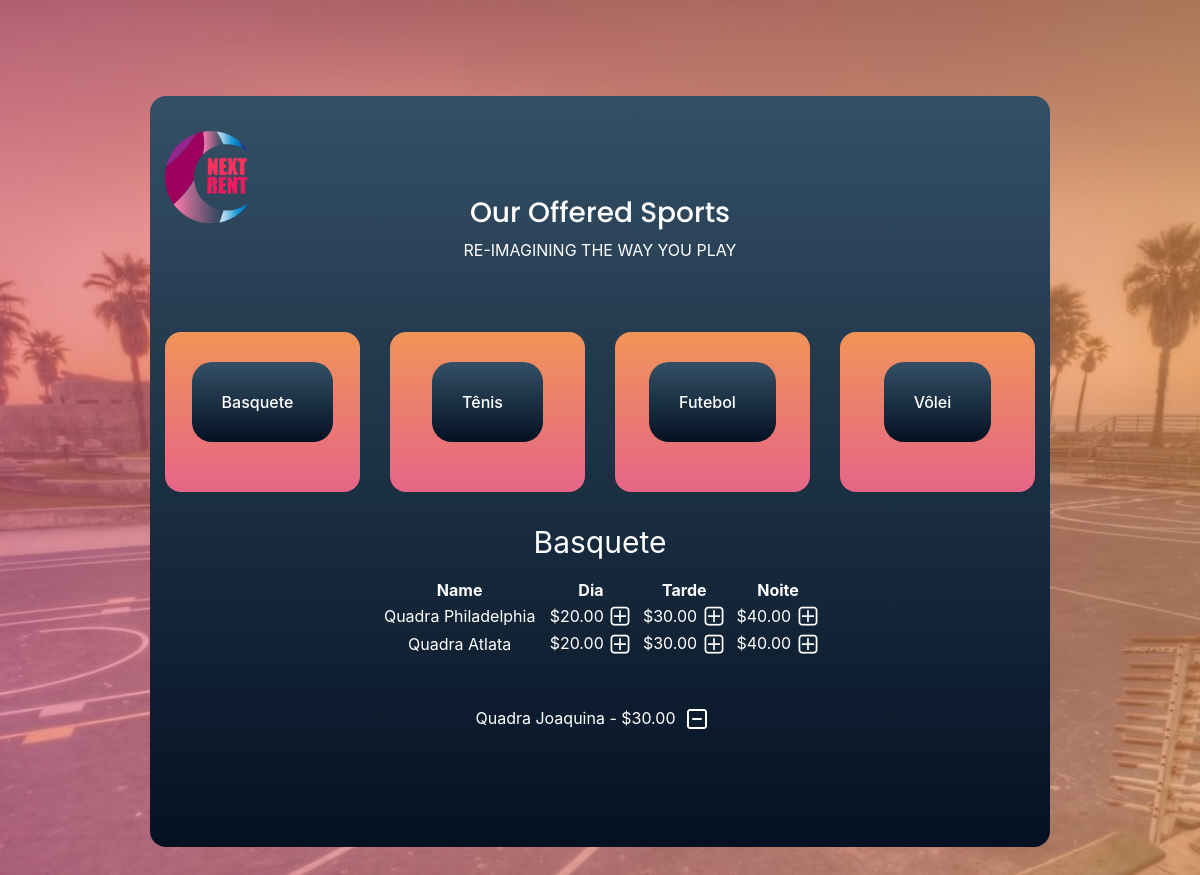
/menu/Basquete (signed in), run on the app's committed database.
### orders/models.py (models this page shows, shortened)
class Category(models.Model):
    name=models.CharField(max_length=64)
    def __str__(self):
        return f"{self.name}"

class Basquete(models.Model):
    name=models.CharField(max_length=64)
    dia=models.DecimalField(max_digits=4,decimal_places=2)
    tarde=models.DecimalField(max_digits=4,decimal_places=2)
    noite=models.DecimalField(max_digits=4,decimal_places=2)

class Order2(models.Model):
    user=models.ForeignKey(User,on_delete=models.CASCADE)
    number=models.IntegerField()
    category=models.CharField(max_length=64,null=True)
    name=models.CharField(max_length=64)
    price=models.DecimalField(max_digits=4,decimal_places=2)
    def __str__(self):
        return f"{self.name} - ${self.price} "

### orders/views.py (the view)
# urls.py: path("menu/<str:category>", views.menu, name="menu"),
def menu(request,category):
    menu,columns=findTable(category)
    order_number=User_order.objects.get(user=request.user,status='initiated').order_number
    context = {
        "user":request.user,
        "Checkout":Order2.objects.filter(user=request.user,number=order_number),
        "Checkout_category":Order2.objects.filter(user=request.user,number=order_number).values_list('category').distinct(),
        "Total":list(Order2.objects.filter(user=request.user,number=order_number).aggregate(Sum('price')).values())[0],
        "Category": Category.objects.all(),
        "Active_category":category,
        "Menu": menu,
        "Columns":columns,
        "Topping_price": 0.00,
        "Order_number":order_number
    }
    return render(request,"menu.html",context)

### orders/views.py (called while the page is built)
def findTable(category):
    if category == "Regular Pizza":
        menu=Regular_pizza.objects.all()
        columns=3
    elif category == "Sicilian Pizza":
        menu=Sicilian_pizza.objects.all()
        columns=3
    elif category == "Toppings":
        menu=Topping.objects.all()
        columns=1
    elif category == "Basquete":
        menu=Basquete.objects.all()
        columns=4
    elif category == "Tênis":
        menu=Tênis.objects.all()
        columns=4
    elif category == "Futebol":
        menu=Futebol.objects.all()
        columns=4
    elif category == "Vôlei":
        menu=Vôlei.objects.all()
        columns=4
    return menu,columns

### orders/templates/menu.html (shortened to what this page needs)
<!DOCTYPE html>
<html lang="zxx" class="no-js">
<head>
		{% load static %}
		<link rel="stylesheet" type="text/css" href="{% static 'styles.css' %}">
		<link rel="stylesheet" href="https://cdn.linearicons.com/free/1.0.0/icon-font.min.css">
		<link rel="stylesheet" type="text/css" href="https://cdn.jsdelivr.net/npm/owlcarousel@1.3.3/owl-carousel/owl.carousel.min.css">
		<link rel="stylesheet" type="text/css" href="https://cdnjs.cloudflare.com/ajax/libs/font-awesome/4.7.0/css/font-awesome.min.css">
		<link rel="stylesheet" type="text/css" href="{% static 'nice-select.css' %}">
		<link rel="stylesheet" type="text/css" href="https://cdn.jsdelivr.net/npm/magnific-popup@1.1.0/dist/magnific-popup.css">
		<link rel="stylesheet" href="https://stackpath.bootstrapcdn.com/bootstrap/4.3.1/css/bootstrap.min.css">
</head>
<body>
    <div class="main-wrapper-first">
        {% if Category %}
            <header>
                <div class="container">
                    <div class="header-wrap">
                        <div class="header-top d-flex justify-content-between align-items-center">
                            <div class="logo">
                                <a href="{% url 'index' %}"><img class="imagem" style="margin-top: 5px;" src="{% static 'logo.png' %}" alt=""></a>
                            </div>
                            <div class="main-menubar d-flex align-items-center">
                            </div>
                        </div>
                    </div>
                </div>
            </header>
        {% endif %}
        <section class="service-area" id="rent">
            <div class="container">
                <div class="row justify-content-center">
                    <div class="col-lg-8">
                        <div class="section-title text-center">
                            <h3 class="text-white">Our Offered Sports</h3>
                            <span class="text-white text-uppercase">Re-imagining the way you play</span>
                        </div>
                    </div>
                </div>
                <div class="row">
                    {% for category in Category %}
                        <div class="col-lg-3 col-sm-6">
                            <div class="single-service">
                                <div class="thumb" style="background-image: linear-gradient(0deg, #e66587 0%, #f09458 100%)!important;">
                                    <div class="d-flex justify-content-center align-items-center">
                                        <a href="{% url 'menu' category %}" style="line-height: 80px!important;" class="primary-btn hover d-inline-flex align-items-center"><span class="mr-10">{{ category }}</span></a>
                                    </div>
                                </div>
                            </div>
                        </div>
                    {% endfor %}
                </div>
            </div>
            <div style="margin-top: 1em!important; color: #fff!important;">
                <table class='table-small w-50 mx-auto text-center '>
                    <caption style='caption-side:top;color:white;font-size: 30px;text-align: center'>{{Active_category}}</caption>
                    {% if Columns == 4 %}
                        <thead class='thead-light'>
                            <tr >
                                <th>Name</th>
                                <th>Dia</th>
                                <th>Tarde</th>
                                <th>Noite</th>
                            </tr>
                        </thead>
                        <tbody>
                            {% for row in Menu %}
                                <tr>
                                    {% load static %}
                                    <td>{{row.name}}</td>
                                    {% if row.dia == None %}
                                        <td></td>
                                    {% else %}
                                        <td>${{row.dia}}&nbsp;<a href="{% url 'add' Active_category row.name row.dia %}"><img class='plus' src="{% static 'plus.png' %}"></a></td>
                                    {% endif %}
                                    {% if row.tarde == None %}
                                        <td></td>
                                    {% else %}
                                        <td>${{row.tarde}}&nbsp;<a href="{% url 'add' Active_category row.name row.tarde %}"><img class='plus' src="{% static 'plus.png' %}"></a></td>
                                    {% endif %}
                                    <td>${{row.noite}}&nbsp;<a href="{% url 'add' Active_category row.name row.noite %}"><img class='plus' src="{% static 'plus.png' %}"></a></td>
                                </tr>
                            {% endfor %}
                        </tbody>
                    {% endif %}
                </table>
            </div>
            <ul style="text-align: center; color: #fff">
                {% for check_cat in Checkout_category %}
                    {% for row in Checkout %}
                        {% if row.category == check_cat|cut:"("|cut:")"|cut:","|cut:"'"  %}
                            <br>
                            <br>
                            <li class='pr-3'>{{row}}&nbsp;<a href="{% url 'delete' row.category row.name row.price %}"><img class='plus rounded' src="{% static 'minus.png' %}"></a></li>
                        {% endif %}
                    {% endfor %}
                {% endfor %}
            </ul>
        </div>
        <br>
        <br>
        <br>
        <br>
        <br>
	</body>
</html>

### orders/static/styles.css (style rules this page uses)
body { color: #777777; font-family: "Poppins", sans-serif; font-size: 14px; font-weight: 300; line-height: 1.5em; position: relative; -webkit-font-smoothing: antialiased; -moz-osx-font-smoothing: grayscale; }
ol, ul { margin: 0; padding: 0; list-style: none; }
a { -webkit-transition: all 0.3s ease 0s; -moz-transition: all 0.3s ease 0s; -o-transition: all 0.3s ease 0s; transition: all 0.3s ease 0s; }
a, a:focus, a:hover { text-decoration: none; outline: 0; color: #777777; }
h1, h2, h3, h4, h5, h6 { font-family: "Poppins", sans-serif; color: #222222; line-height: 1.5em; margin-bottom: 0; margin-top: 0; font-weight: 500; }
h3, .h3 { font-size: 24px; }
td, th { border-radius: 0px; }
.mr-10 { margin-right: 10px; }
.text-white { color: #fff; }
h3 { font-size: 24px; }
h1, h2, h3, h4, h5, h6 { line-height: 1.5em; }
.header-wrap { position: relative; }
.header-top { padding: 30px 0; position: absolute; top: 0; left: 0; width: 100%; }
.main-menubar { position: relative; }
body { background-attachment: fixed; background-image: url("../static/body-bg.jpg"); background-position: top center; background-repeat: no-repeat; background-size: cover; position: relative; }
body:after { position: absolute; content: ""; left: 0; top: 0; width: 100%; height: 100%; position: fixed; background-image: -moz-linear-gradient(0deg, #e66587 0%, #f09458 100%); background-image: -webkit-linear-gradient(0deg, #e66587 0%, #f09458 100%); background-image: -ms-linear-gradient(0deg, #e66587 0%, #f09458 100%); opacity: 0.6; z-index: -1; }
.main-wrapper-first { width: 68.75%; margin: 0 auto; margin-top: 6rem; }
@media (min-width: 1200px) { .main-wrapper-first { width: 75%; } }
.p1-gradient-bg, .primary-btn:after, .banner-area, .single-feature .icon:after, .service-area, .story-area, .single-widget .icon:after { background-image: -moz-linear-gradient(to top, #041122 0%, #345066 100%); background-image: -webkit-linear-gradient(to top, #041122 0%, #345066 100%); background-image: linear-gradient(to top, #041122 0%, #345066 100%); border-radius: 1em; }
.section-title { padding-bottom: 30px; }
@media (min-width: 767px) { .primary-btn { margin-top: 15%; } }
@media (min-width: 767px) { .imagem { width:70%; } }
.primary-btn { margin-bottom: 25%; font-size: 1em; line-height: 40px; padding: 0 30px; border-radius: 20px; background: transparent; border: 1px solid #fff; color: #222222; display: inline-block; font-weight: 500; position: relative; -webkit-transition: all 0.3s ease 0s; -moz-transition: all 0.3s ease 0s; -o-transition: all 0.3s ease 0s; transition: all 0.3s ease 0s; cursor: pointer; }
.primary-btn span { color: #fff; position: relative; z-index: 2; }
.primary-btn:after { position: absolute; content: ""; width: 100%; height: 100%; top: 0; left: 0; border-radius: 20px; opacity: 0; -webkit-transition: all 0.3s ease 0s; -moz-transition: all 0.3s ease 0s; -o-transition: all 0.3s ease 0s; transition: all 0.3s ease 0s; z-index: 1; }
.primary-btn.hover { color: #fff; border: 1px solid transparent; }
.primary-btn.hover:after { opacity: 1; }
.service-area { padding: 100px 0; }
.single-service { margin-top: 40px; }
.single-service .thumb { height: 10rem; width: 100%; background-repeat: no-repeat !important; background-size: cover !important; background-position: center center !important; position: relative; border-radius: 1em; }

### data on the page
Category: name "Basquete"
Category: name "Tênis"
Category: name "Futebol"
Category: name "Vôlei"
Basquete: name "Quadra Philadelphia", dia "20.00", tarde "30.00", noite "40.00"
Basquete: name "Quadra Atlata", dia "20.00", tarde "30.00", noite "40.00"
Order2: name+price "Quadra Joaquina - $30.00"
